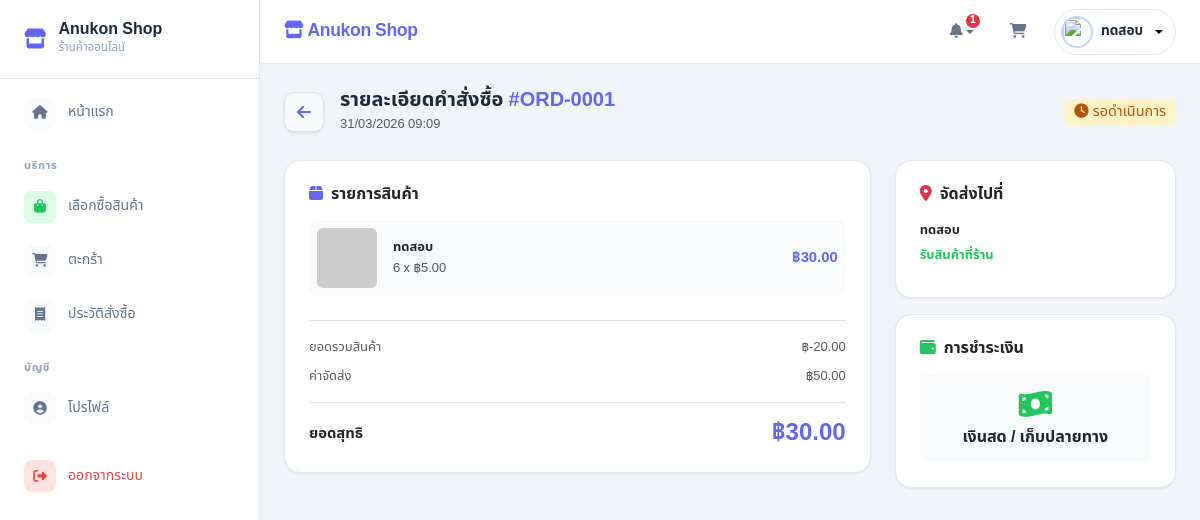
Before: /views/order_detail.php?id=1 (signed in) with the older database file.
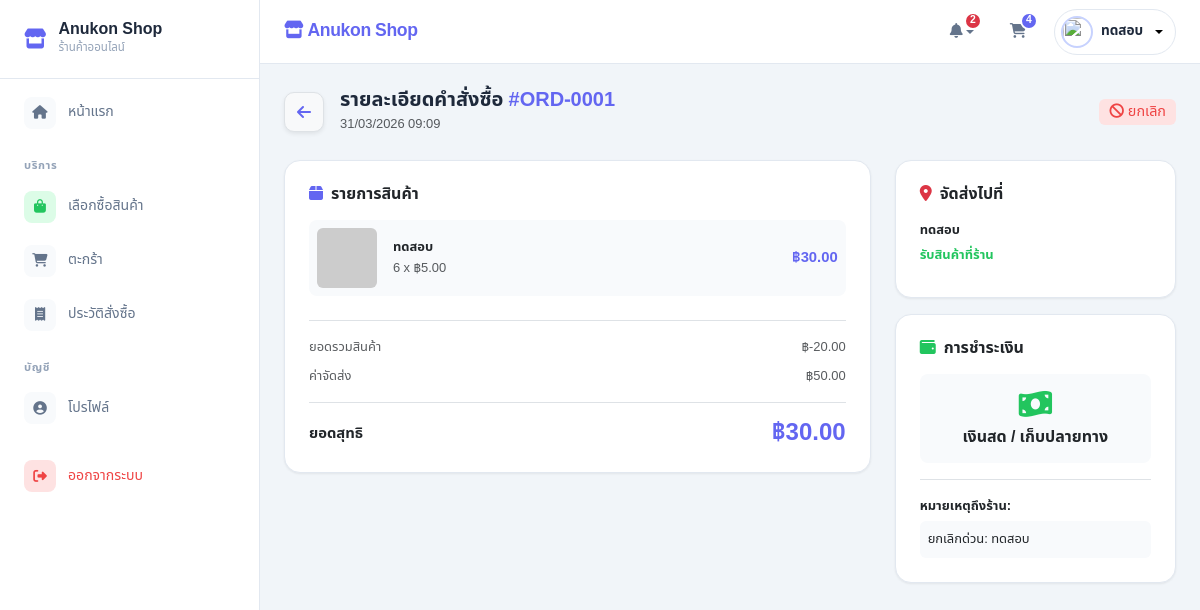
After: the same page with the newer database file.
### tables this page shows
CREATE TABLE `bill_sales` (
  `sale_id` int NOT NULL,
  `user_id` int DEFAULT NULL,
  `address_id` int DEFAULT NULL,
  `sale_date` timestamp NOT NULL DEFAULT CURRENT_TIMESTAMP,
  `total_price` decimal(12,2) NOT NULL,
  `shipping_type` varchar(50) DEFAULT NULL,
  `payment_type` varchar(50) DEFAULT NULL,
  `sale_status` tinyint DEFAULT '1',
  `slip_img` varchar(255) DEFAULT NULL,
  `slip_confirmed` tinyint DEFAULT '0',
  `remark` text,
  `created_at` timestamp NOT NULL DEFAULT CURRENT_TIMESTAMP,
  `updated_at` timestamp NOT NULL DEFAULT CURRENT_TIMESTAMP ON UPDATE CURRENT_TIMESTAMP
);

### views/order_detail.php (the view, shortened to what the changed rows need)
<?php
include_once '../includes/header.php';
$user_id = $_SESSION['user_id'];
$sale_id = $_GET['id'] ?? 0;
$sql_bill = "SELECT b.*,
                    a.home_no, a.moo, a.soi, a.road, a.remark as addr_remark,
                    s.sub_dist_name, s.zip_code, d.dist_name, p.prov_name
             FROM bill_sales b
             LEFT JOIN addresses a ON b.address_id = a.address_id
             LEFT JOIN subdistricts s ON a.sub_dist_id = s.sub_dist_id
             LEFT JOIN districts d ON s.dist_id = d.dist_id
             LEFT JOIN provinces p ON d.prov_id = p.prov_id
             WHERE b.sale_id = ? AND b.user_id = ?";
$stmt_bill = $conn->prepare($sql_bill);
$stmt_bill->bind_param("ii", $sale_id, $user_id);
$stmt_bill->execute();
$bill = $stmt_bill->get_result()->fetch_assoc();
$status_config = [
    0 => ['label' => 'ยกเลิก', 'bg' => 'var(--danger-soft)', 'color' => 'var(--danger)', 'icon' => 'fa-ban'],
    1 => ['label' => 'รอดำเนินการ', 'bg' => 'var(--warning-soft)', 'color' => '#b45309', 'icon' => 'fa-clock'],
    2 => ['label' => 'กำลังจัดส่ง', 'bg' => 'var(--info-soft)', 'color' => 'var(--info)', 'icon' => 'fa-truck-fast'],
    3 => ['label' => 'สำเร็จ', 'bg' => 'var(--success-soft)', 'color' => 'var(--success)', 'icon' => 'fa-circle-check'],
];
$cfg = $status_config[$bill['sale_status']] ?? $status_config[1];
$shipping_cost = 50;
$subtotal_items = $bill['total_price'] - $shipping_cost;
?>
<main class="page-content fade-up">
    <div class="d-flex align-items-center gap-3 mb-4">
        <a href="javascript:history.back()" class="btn btn-light rounded-circle border shadow-sm" style="width: 40px; height: 40px; display: flex; align-items: center; justify-content: center;">
            <i class="fa-solid fa-arrow-left text-primary"></i>
        </a>
        <div>
            <h5 class="fw-bold mb-0">รายละเอียดคำสั่งซื้อ <span class="text-primary">#ORD-<?php echo str_pad($bill['sale_id'], 4, '0', STR_PAD_LEFT); ?></span></h5>
            <small class="text-muted"><?php echo date_format(date_create($bill['sale_date']), "d/m/Y H:i"); ?></small>
        </div>
        <span class="badge ms-auto" style="background: <?php echo $cfg['bg']; ?>; color: <?php echo $cfg['color']; ?>; font-size: 0.9rem;">
            <i class="fa-solid <?php echo $cfg['icon']; ?> me-1"></i><?php echo $cfg['label']; ?>
        </span>
    </div>
    <div class="row g-4">
        <div class="col-lg-8">
            <div class="card p-4">
                <div class="border-top pt-3">
                    <div class="d-flex justify-content-between mb-2 small text-muted">
                        <span>ยอดรวมสินค้า</span>
                        <span>฿<?php echo number_format($subtotal_items, 2); ?></span>
                    </div>
                    <div class="d-flex justify-content-between align-items-center">
                        <span class="fw-bold">ยอดสุทธิ</span>
                        <h4 class="fw-bold text-primary mb-0">฿<?php echo number_format($bill['total_price'], 2); ?></h4>
                    </div>
                </div>
            </div>
        </div>
        <div class="col-lg-4">
            <div class="card p-4">
                <?php if(!empty($bill['remark'])): ?>
                    <div class="mt-3 pt-3 border-top">
                        <div class="fw-bold small mb-1">หมายเหตุถึงร้าน:</div>
                        <div class="small p-2 rounded" style="background: var(--surface-alt);"><?php echo htmlspecialchars($bill['remark']); ?></div>
                    </div>
                <?php endif; ?>
            </div>
        </div>
    </div>
</main>
<?php
include_once '../includes/footer.php';
?>

### includes/header.php (shortened to what the changed rows need)
<?php
require_once '../config/db_config.php';
$notifications = [];
$noti_count = 0;
if ($_SESSION['role'] === 'admin') {
    $res = $conn->query("SELECT COUNT(*) as c FROM bill_sales WHERE sale_status = 1");
    if ($res && $row = $res->fetch_assoc()) {
        if ($row['c'] > 0) {
            $notifications[] = ['icon' => 'fa-box-open', 'color' => 'warning', 'text' => "มีออเดอร์ใหม่รอตรวจสอบ {$row['c']} รายการ", 'link' => 'orders_manage.php'];
            $noti_count += $row['c'];
        }
    }
    $res = $conn->query("SELECT p.prod_name, s.total_qty FROM stocks s JOIN products p ON s.prod_id = p.prod_id WHERE s.total_qty <= 5 LIMIT 5");
    if ($res) {
        while ($row = $res->fetch_assoc()) {
            if ($row['total_qty'] <= 0) {
                $notifications[] = ['icon' => 'fa-triangle-exclamation', 'color' => 'danger', 'text' => "สินค้าหมด: {$row['prod_name']}", 'link' => 'inventory.php'];
            } else {
                $notifications[] = ['icon' => 'fa-arrow-trend-down', 'color' => 'warning', 'text' => "สินค้าใกล้หมด ({$row['total_qty']} ชิ้น): {$row['prod_name']}", 'link' => 'inventory.php'];
            }
            $noti_count++;
        }
    }
} else if ($_SESSION['role'] === 'customer') {
    $uid = $_SESSION['user_id'];
    $cart_sql = "SELECT SUM(quantity) as total_qty FROM cart_items WHERE user_id = ?";
    $stmt_cart = $conn->prepare($cart_sql);
    $stmt_cart->bind_param("i", $uid);
    $stmt_cart->execute();
    $cart_res = $stmt_cart->get_result()->fetch_assoc();
    $cart_count = $cart_res['total_qty'] ?? 0;
    $res = $conn->query("SELECT sale_id, sale_status FROM bill_sales WHERE user_id = $uid ORDER BY sale_id DESC LIMIT 5");
    if ($res) {
        while ($row = $res->fetch_assoc()) {
            $noti_count++;
        }
    }
}
?>
<!DOCTYPE html>
<html lang="th">
<head>
    <link href="https://cdn.jsdelivr.net/npm/bootstrap@5.3.0/dist/css/bootstrap.min.css" rel="stylesheet">
    <link rel="stylesheet" href="https://cdnjs.cloudflare.com/ajax/libs/font-awesome/6.4.0/css/all.min.css">
</head>
<body>
    <div id="wrapper">
        <div id="content-wrapper">
            <header class="top-navbar d-flex justify-content-between align-items-center">
                <div class="d-flex align-items-center gap-3">
                    <div class="dropdown">
                        <button class="btn-nav dropdown-toggle border-0" type="button" data-bs-toggle="dropdown"
                            aria-expanded="false" style="background:none;">
                            <i class="fa-solid fa-bell"></i>
                            <?php if ($noti_count > 0): ?>
                                <span class="cart-badge bg-danger"
                                    style="right:0; top:0;"><?php echo $noti_count > 9 ? '9+' : $noti_count; ?></span>
                            <?php endif; ?>
                        </button>
                    </div>
                    <?php if ($_SESSION['role'] === 'customer'): ?>
                        <a href="cart.php" class="btn-nav text-decoration-none border-0" style="background:none;">
                            <i class="fa-solid fa-cart-shopping"></i>
                            <?php if (isset($cart_count) && $cart_count > 0): ?>
                                <span class="cart-badge bg-primary"
                                    style="right:0; top:0;"><?php echo $cart_count > 99 ? '99+' : $cart_count; ?></span>
                            <?php endif; ?>
                        </a>
                    <?php endif; ?>
                </div>
            </header>

Changed rows visible on the page:
changed bill_sales "0001": sale_status "รอดำเนินการ" → "ยกเลิก"; remark (not shown) → "ยกเลิกด่วน: ทดสอบ"
Other visible differences:
$noti_count: "1" → "2"
$cart_count: (not shown) → "4"
text now shown: "หมายเหตุถึงร้าน:"
